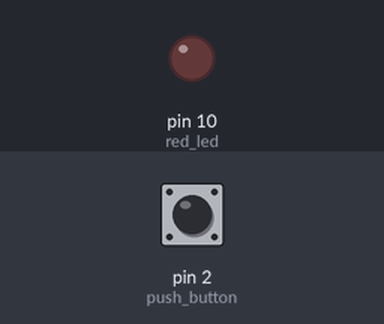
A sketch run on a simulated Arduino Uno, built with avr-gcc and run on an emulated ATmega328P. Shown: output pins drawn as LEDs (lit = HIGH). Inputs (shaded band) come from the test bench; at power-on: pin 2 (push_button) LOW.

Above: at 1.2 s.
1.3 s: pin 2 (push_button) pulled HIGH for 3.2 s
At 2.0 s:
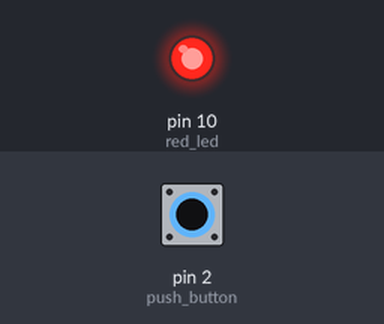
Timing chart, 0 to 6.8 s (numbered marks = the images above; inputs shaded):
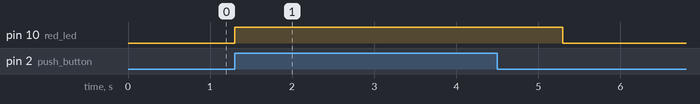

The sketch:

Push_LED.ino
```cpp
//glow the led for 1sec when push button is on

int red_led = 10;
int push_button = 2;

void setup(){
  pinMode(red_led, OUTPUT);
  pinMode(push_button, INPUT);//to read the state of push button
}

void loop(){
 if(digitalRead(push_button))
 {
   digitalWrite(red_led, HIGH);
   delay(1000);//1 sec delay
   digitalWrite(red_led, LOW);
 }
 else
 {
 	digitalWrite(red_led, LOW);
 }
}
  
```

Measured:
- after the input at 1.3 s, pin 10 (red_led): LOW → HIGH at once, → LOW 4.0 s later
